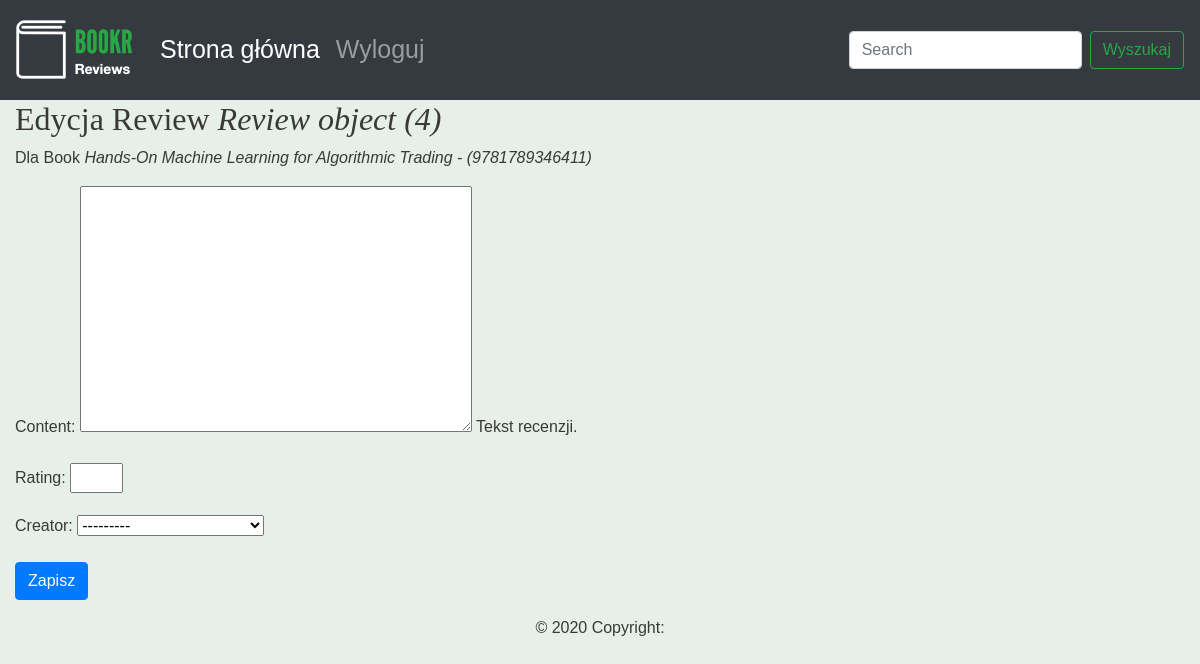
/book/2/reviews/4, run on the app's committed database.
### reviews/models.py (models this page shows, shortened)
class Review(models.Model):
    content = models.TextField(help_text="Tekst recenzji.")
    rating = models.IntegerField(help_text="Ocena użytkownika.")
    date_created = models.DateTimeField(auto_now_add=True,
                                        help_text="Data i czas utworzenia recenzji.")
    date_edited = models.DateTimeField(null=True,
                                       help_text="Data i czas ostatniej edycji recenzji.")
    creator = models.ForeignKey(auth.get_user_model(), on_delete=models.CASCADE)
    book = models.ForeignKey(Book, on_delete=models.CASCADE,
                             help_text="Recenzowana książka.")

class Book(models.Model):
    """Opublikowana książka."""
    title = models.CharField(max_length=70,
                             help_text="Tytuł książki.")
    publication_date = models.DateField(
        verbose_name="Data publikacji książki.")
    isbn = models.CharField(max_length=20,
                            verbose_name="Numer ISBN książki.")
    publisher = models.ForeignKey(Publisher, on_delete=models.CASCADE)
    contributors = models.ManyToManyField("Contributor", through="BookContributor")
    cover = models.ImageField(null=True, blank=True, upload_to="book_covers/")
    sample = models.FileField(null=True, blank=True, upload_to="book_samples/")
    def __str__(self):
        return "{} - ({})".format(self.title, self.isbn)

### reviews/views.py (the view)
# urls.py: path('book/<int:book_pk>/reviews/<int:review_pk>', views.review_edit, name="review_edit"),
def review_edit(request, book_pk, review_pk=None):
    book = get_object_or_404(Book, pk=book_pk)
    if review_pk is not None:
        review = get_object_or_404(Review, book_id=book_pk, pk=review_pk)
    else:
        review = None
    if request.method == "POST":
        form = ReviewForm(request.POST)
        if form.is_valid():
            updated_review = form.save(False)
            updated_review.book = book
            if review is None:
                messages.success(request, "Utworzono recenzję dla \"{}\".".format(book))
            else:
                updated_review.date_edited = timezone.now()
                messages.success(request, "Uaktualniono recenzję dla \"{}\".".format(book))
            updated_review.save()
            return redirect("book_detail", book.pk)
    else:
        form = ReviewForm()
    return render(request, "reviews/instance-form.html",
                  {"form": form,
                   "instance": review,
                   "model_type": "Review",
                   "related_instance": book,
                   "related_model_type": "Book"
                   })

### reviews/forms.py
class ReviewForm(forms.ModelForm):
    class Meta:
        model = Review
        exclude = ['date_edited', 'book']
    rating = forms.IntegerField(min_value=0, max_value=5)

### reviews/templates/reviews/instance-form.html (shortened to what this page needs)
{% extends 'reviews/base.html' %}
{% block content %}
<h2>
    {% if instance %}
        Edycja {{ model_type }} <em>{{ instance }}</em>
    {% else %}
        Nowy {{ model_type }}
    {% endif %}
</h2>
{% if related_instance and related_model_type %}
  <p>Dla {{ related_model_type }} <em>{{ related_instance }}</em></p>
{% endif %}
<form method="post" {% if is_file_upload %}enctype="multipart/form-data"{% endif %}>
    {{ form.as_p }}
    <button type="submit" class="btn btn-primary">
        {% if instance %}Zapisz{% else %}Utwórz{% endif %}
    </button>
</form>
{% endblock %}

### reviews/static/css/blog.css (style rules this page uses)
body { font-family: 'Source Sans Pro', sans-serif; background-color: #e6efe8; color: #393939; }
h1, h2, h3, h4, h5, h6 { font-family: 'Libre Baskerville', serif; }

### data on the page
Review: id "Review object (4)"
Book: title+isbn "Hands-On Machine Learning for Algorithmic Trading - (9781789346411)"

### other printed values
{{ model_type }} "Review"
{{ related_model_type }} "Book"
